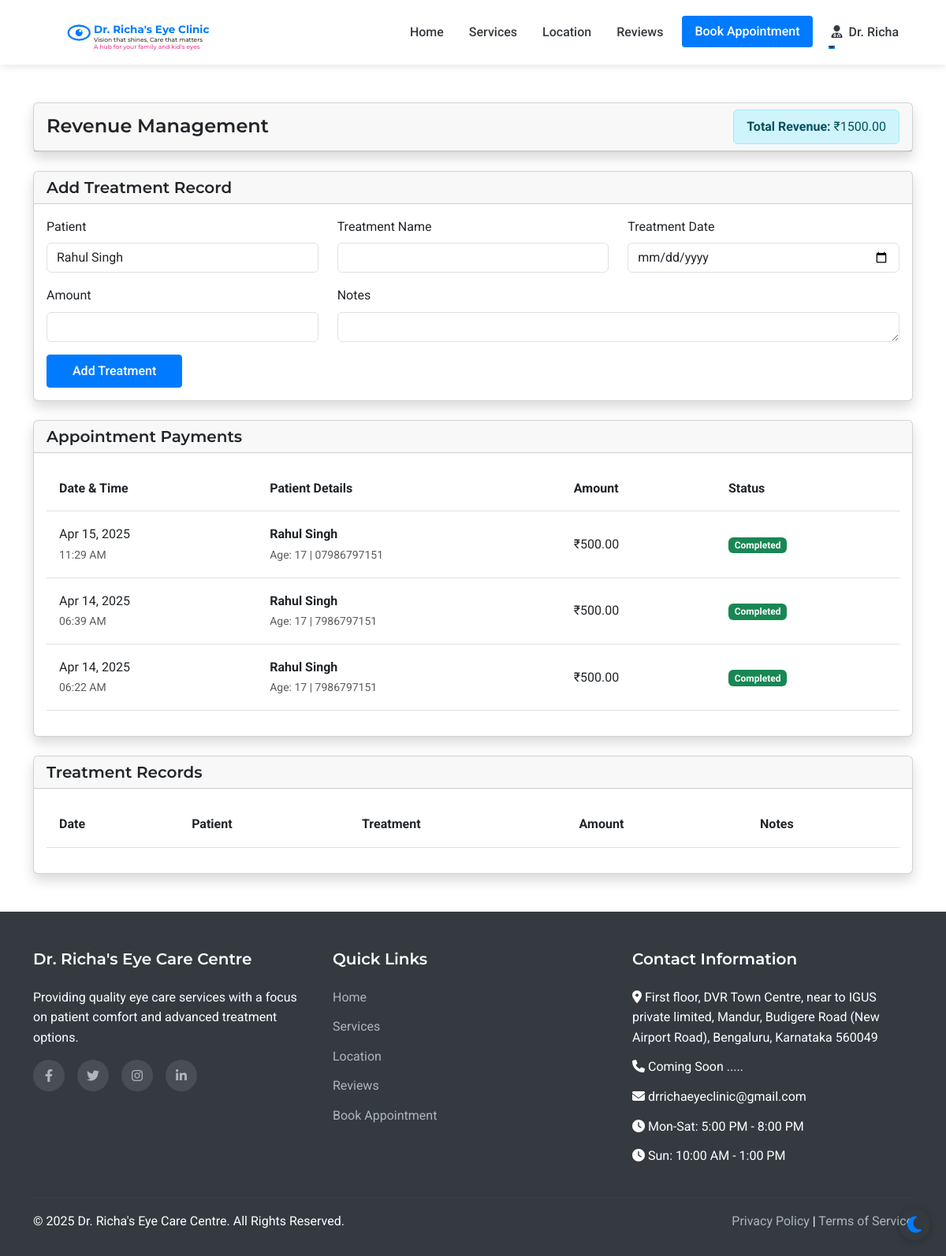
/admin/revenue (signed in), run on an earlier commit of the app's database.
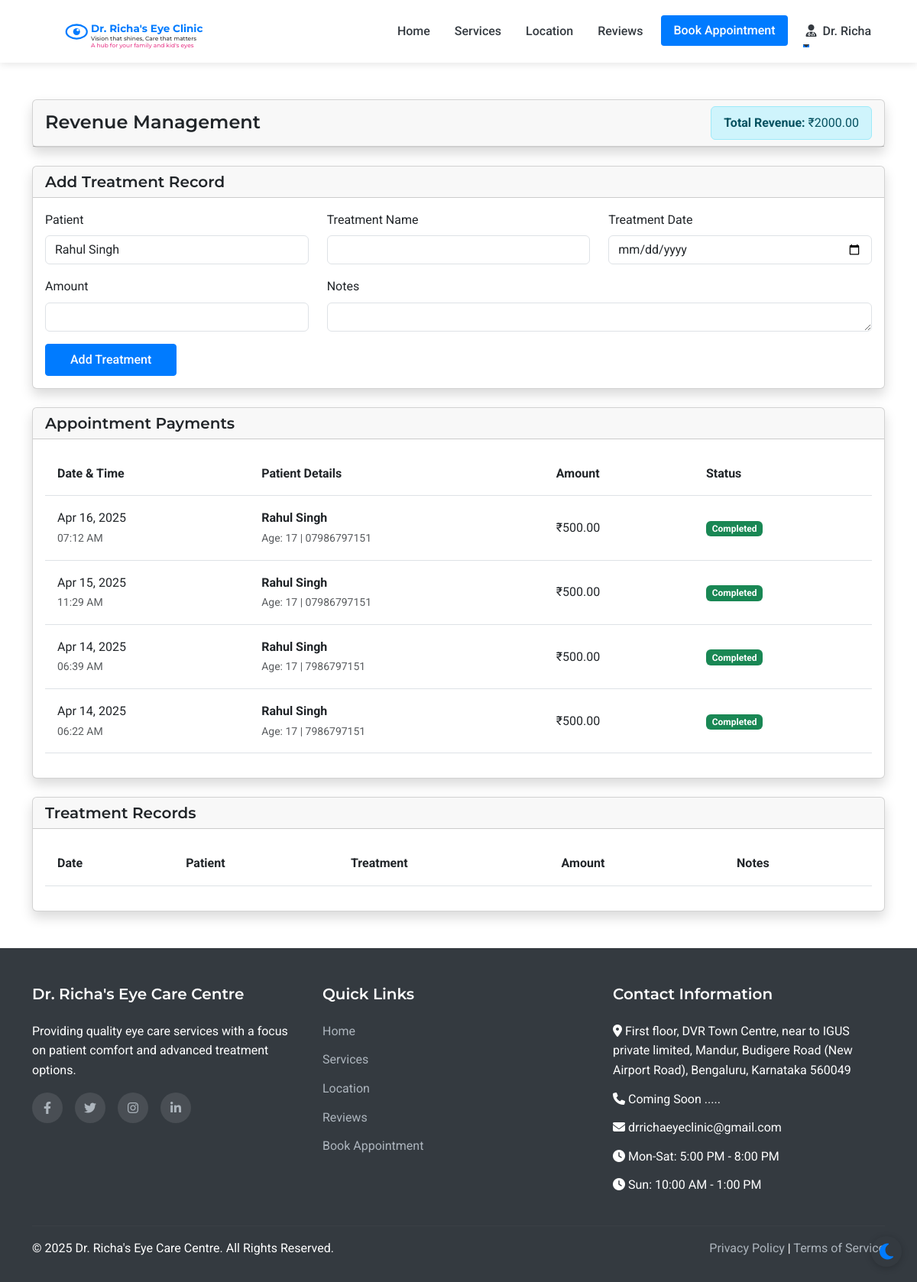
And on a later commit of the database.
### models.py (models this page shows, shortened)
class Payment(db.Model):
    id = db.Column(db.Integer, primary_key=True)
    appointment_id = db.Column(db.Integer, db.ForeignKey('appointment.id'), nullable=False)
    appointment = db.relationship('Appointment', backref='payment', uselist=False)
    amount = db.Column(db.Float, nullable=False)
    payment_method = db.Column(db.String(50), nullable=False)  # upi, bank_transfer, credit_card, debit_card, cash
    transaction_id = db.Column(db.String(100), nullable=True)
    razorpay_order_id = db.Column(db.String(100), nullable=True)
    razorpay_payment_id = db.Column(db.String(100), nullable=True)
    razorpay_signature = db.Column(db.String(200), nullable=True)
    upi_id = db.Column(db.String(100), nullable=True)
    status = db.Column(db.String(20), default='pending')  # pending, completed, failed
    created_at = db.Column(db.DateTime, default=datetime.utcnow)

class Patient(UserMixin, db.Model):
    id = db.Column(db.Integer, primary_key=True)
    full_name = db.Column(db.String(100), nullable=False)
    mobile_number = db.Column(db.String(15), nullable=False)
    email = db.Column(db.String(100), nullable=True)
    age = db.Column(db.Integer, nullable=False)
    password_hash = db.Column(db.String(256), nullable=True)
    is_registered = db.Column(db.Boolean, default=False)
    created_at = db.Column(db.DateTime, nullable=False, default=datetime.utcnow)
    appointments = db.relationship('Appointment', backref='patient', lazy=True)

### routes.py (the view, shortened to what this page needs)
@app.route('/admin/revenue', methods=['GET', 'POST'])
@login_required
def admin_revenue():
    if not isinstance(current_user, Doctor):
        flash('Access denied. Doctor privileges required.', 'danger')
        return redirect(url_for('index'))
    payments = (
        db.session.query(Payment, Patient)
        .join(Appointment, Payment.appointment_id == Appointment.id)
        .join(Patient, Appointment.patient_id == Patient.id)
        .order_by(Payment.created_at.desc())
        .all()
    )
    treatments = Treatment.query.order_by(Treatment.treatment_date.desc()).all()
    appointment_revenue = sum(payment.amount for payment, _ in payments if payment.status == 'completed')
    treatment_revenue = sum(treatment.amount for treatment in treatments)
    total_revenue = appointment_revenue + treatment_revenue
    patients = Patient.query.order_by(Patient.full_name).all()
    return render_template('admin/revenue.html', payments=payments, treatments=treatments, patients=patients, total_revenue=total_revenue)

### templates/admin/revenue.html (shortened to what this page needs)
{% extends 'layout.html' %}
{% block content %}
<div class="container py-5">
    <div class="row">
        <div class="col-12 mb-4">
            <div class="card shadow">
                <div class="card-header d-flex justify-content-between align-items-center">
                    <h4 class="mb-0">Revenue Management</h4>
                    <div class="alert alert-info mb-0 py-2">
                        <strong>Total Revenue:</strong> ₹{{ "%.2f"|format(total_revenue) }}
                    </div>
                </div>
            </div>
        </div>
        <div class="col-12 mb-4">
            <div class="card shadow">
                <div class="card-header">
                    <h5 class="mb-0">Add Treatment Record</h5>
                </div>
                <div class="card-body">
                    <form method="POST">
                        <div class="row">
                            <div class="col-md-4">
                                <div class="mb-3">
                                    <label class="form-label">Patient</label>
                                    <select name="patient_id" class="form-control" required>
                                        {% for patient in patients %}
                                        <option value="{{ patient.id }}">{{ patient.full_name }}</option>
                                        {% endfor %}
                                    </select>
                                </div>
                            </div>
                            <div class="col-md-4">
                                <div class="mb-3">
                                    <label class="form-label">Treatment Name</label>
                                    <input type="text" name="treatment_name" class="form-control" required>
                                </div>
                            </div>
                            <div class="col-md-4">
                                <div class="mb-3">
                                    <label class="form-label">Treatment Date</label>
                                    <input type="date" name="treatment_date" class="form-control" required>
                                </div>
                            </div>
                            <div class="col-md-4">
                                <div class="mb-3">
                                    <label class="form-label">Amount</label>
                                    <input type="number" name="amount" class="form-control" step="0.01" required>
                                </div>
                            </div>
                            <div class="col-md-8">
                                <div class="mb-3">
                                    <label class="form-label">Notes</label>
                                    <textarea name="notes" class="form-control" rows="1"></textarea>
                                </div>
                            </div>
                        </div>
                        <button type="submit" class="btn btn-primary">Add Treatment</button>
                    </form>
                </div>
            </div>
        </div>
        <div class="col-12 mb-4">
            <div class="card shadow">
                <div class="card-header">
                    <h5 class="mb-0">Appointment Payments</h5>
                </div>
                <div class="card-body">
                    <div class="table-responsive">
                        <table class="table table-hover">
                            <thead>
                                <tr>
                                    <th>Date & Time</th>
                                    <th>Patient Details</th>
                                    <th>Amount</th>
                                    <th>Status</th>
                                </tr>
                            </thead>
                            <tbody>
                                {% for payment, patient in payments %}
                                <tr>
                                    <td>
                                        {{ payment.created_at.strftime('%b %d, %Y') }}<br>
                                        <small class="text-muted">{{ payment.created_at.strftime('%I:%M %p') }}</small>
                                    </td>
                                    <td>
                                        <strong>{{ patient.full_name }}</strong><br>
                                        <small class="text-muted">Age: {{ patient.age }} | {{ patient.mobile_number }}</small>
                                    </td>
                                    <td>₹{{ "%.2f"|format(payment.amount) }}</td>
                                    <td>
                                        <span class="badge bg-success">{{ payment.status|title }}</span>
                                    </td>
                                </tr>
                                {% endfor %}
                            </tbody>
                        </table>
                    </div>
                </div>
            </div>
        </div>
        <div class="col-12">
            <div class="card shadow">
                <div class="card-header">
                    <h5 class="mb-0">Treatment Records</h5>
                </div>
                <div class="card-body">
                    <div class="table-responsive">
                        <table class="table table-hover">
                            <thead>
                                <tr>
                                    <th>Date</th>
                                    <th>Patient</th>
                                    <th>Treatment</th>
                                    <th>Amount</th>
                                    <th>Notes</th>
                                </tr>
                            </thead>
                        </table>
                    </div>
                </div>
            </div>
        </div>
    </div>
</div>
{% endblock %}

### templates/layout.html (shortened to what this page needs)
<!DOCTYPE html>
<html lang="en">
<head>
    <link href="https://cdn.jsdelivr.net/npm/bootstrap@5.3.0-alpha1/dist/css/bootstrap.min.css" rel="stylesheet">
    <link rel="stylesheet" href="https://cdn.jsdelivr.net/npm/flatpickr/dist/flatpickr.min.css">
    <link rel="stylesheet" href="https://cdnjs.cloudflare.com/ajax/libs/font-awesome/6.1.1/css/all.min.css">
    <link rel="stylesheet" href="{{ url_for('static', filename='css/style.css') }}">
</head>
<body>
    <nav class="navbar navbar-expand-lg sticky-top">
        <div class="container">
            <a class="navbar-brand" href="{{ url_for('index') }}" id="clinic-logo">
                <div id="interactive-logo-container" style="height: 60px;"></div>
            </a>
            <div class="collapse navbar-collapse" id="navbarNav">
                <ul class="navbar-nav ms-auto">
                    <li class="nav-item">
                        <a class="nav-link {% if request.path == url_for('index') %}active{% endif %}" href="{{ url_for('index') }}">Home</a>
                    </li>
                    <li class="nav-item">
                        <a class="nav-link {% if request.path == url_for('services') %}active{% endif %}" href="{{ url_for('services') }}">Services</a>
                    </li>
                    <li class="nav-item">
                        <a class="nav-link {% if request.path == url_for('location') %}active{% endif %}" href="{{ url_for('location') }}">Location</a>
                    </li>
                    <li class="nav-item">
                        <a class="nav-link {% if request.path == url_for('reviews') %}active{% endif %}" href="{{ url_for('reviews') }}">Reviews</a>
                    </li>
                    <li class="nav-item">
                        <a class="nav-link btn btn-primary text-white px-3 ms-lg-2" href="{{ url_for('appointment') }}">Book Appointment</a>
                    </li>
                    {% if current_user.is_authenticated %}
                        {% if current_user.__class__.__name__ == 'Patient' %}
                            <li class="nav-item dropdown">
                                <a class="nav-link dropdown-toggle" href="#" id="navbarDropdown" role="button" data-bs-toggle="dropdown" aria-expanded="false">
                                    <i class="fas fa-user me-1"></i> {{ current_user.full_name }}
                                </a>
                                <ul class="dropdown-menu dropdown-menu-end" aria-labelledby="navbarDropdown">
                                    <li><a class="dropdown-item" href="{{ url_for('patient_dashboard') }}">Dashboard</a></li>
                                    <li><a class="dropdown-item" href="{{ url_for('patient_appointments') }}">My Appointments</a></li>
                                    <li><a class="dropdown-item" href="{{ url_for('patient_medical_records') }}">Medical Records</a></li>
                                    <li><hr class="dropdown-divider"></li>
                                    <li><a class="dropdown-item" href="{{ url_for('patient_logout') }}">Logout</a></li>
                                </ul>
                            </li>
                        {% else %}
                            <li class="nav-item dropdown">
                                <a class="nav-link dropdown-toggle" href="#" id="navbarDropdown" role="button" data-bs-toggle="dropdown" aria-expanded="false">
                                    <i class="fas fa-user-md me-1"></i> Dr. Richa
                                </a>
                            </li>
                        {% endif %}
                    {% endif %}
                </ul>
            </div>
        </div>
    </nav>
    <main>
        {% block content %}{% endblock %}
    </main>
    <footer>
        <div class="container">
            <div class="row">
                <div class="col-md-4 mb-4 mb-md-0">
                    <h5>Dr. Richa's Eye Care Centre</h5>
                    <p class="mb-3">Providing quality eye care services with a focus on patient comfort and advanced treatment options.</p>
                    <div class="social-icons">
                        <a href="#" aria-label="Facebook"><i class="fab fa-facebook-f"></i></a>
                        <a href="#" aria-label="Twitter"><i class="fab fa-twitter"></i></a>
                        <a href="#" aria-label="Instagram"><i class="fab fa-instagram"></i></a>
                        <a href="#" aria-label="LinkedIn"><i class="fab fa-linkedin-in"></i></a>
                    </div>
                </div>
                <div class="col-md-4 mb-4 mb-md-0">
                    <h5>Quick Links</h5>
                    <ul>
                        <li><a href="{{ url_for('index') }}">Home</a></li>
                        <li><a href="{{ url_for('services') }}">Services</a></li>
                        <li><a href="{{ url_for('location') }}">Location</a></li>
                        <li><a href="{{ url_for('reviews') }}">Reviews</a></li>
                        <li><a href="{{ url_for('appointment') }}">Book Appointment</a></li>
                    </ul>
                </div>
                <div class="col-md-4">
                    <h5>Contact Information</h5>
                    <ul>
                        <li><i class="fas fa-map-marker-alt"></i> First floor, DVR Town Centre, near to     IGUS private limited, Mandur, Budigere Road (New Airport Road), Bengaluru, Karnataka 560049</li>
                        <li><i class="fas fa-phone"></i> Coming Soon .....</li>
                        <li><i class="fas fa-envelope"></i> drrichaeyeclinic@gmail.com</li>
                        <li><i class="fas fa-clock"></i> Mon-Sat: 5:00 PM - 8:00 PM</li>
                        <li><i class="fas fa-clock"></i> Sun: 10:00 AM - 1:00 PM</li>
                    </ul>
                </div>
            </div>
            <hr class="mt-4 mb-3" style="border-color: rgba(255,255,255,0.1);">
            <div class="row">
                <div class="col-md-6">
                    <p class="mb-md-0">&copy; {{ now.year }} Dr. Richa's Eye Care Centre. All Rights Reserved.</p>
                </div>
                <div class="col-md-6 text-md-end">
                    <p class="mb-0">
                        <a href="#">Privacy Policy</a> |
                        <a href="#">Terms of Service</a>
                    </p>
                </div>
            </div>
        </div>
    </footer>
</body>
</html>

What changed in the data, as far as the page shows it:
added Payment: created_at "Apr 16, 2025", created_at "07:12 AM", full_name "Rahul Singh", age "17", mobile_number "07986797151", amount "500.00", status "Completed"
Also different on the page:
{{ "%.2f"|format(total_revenue) }}: "1500.00" → "2000.00"
